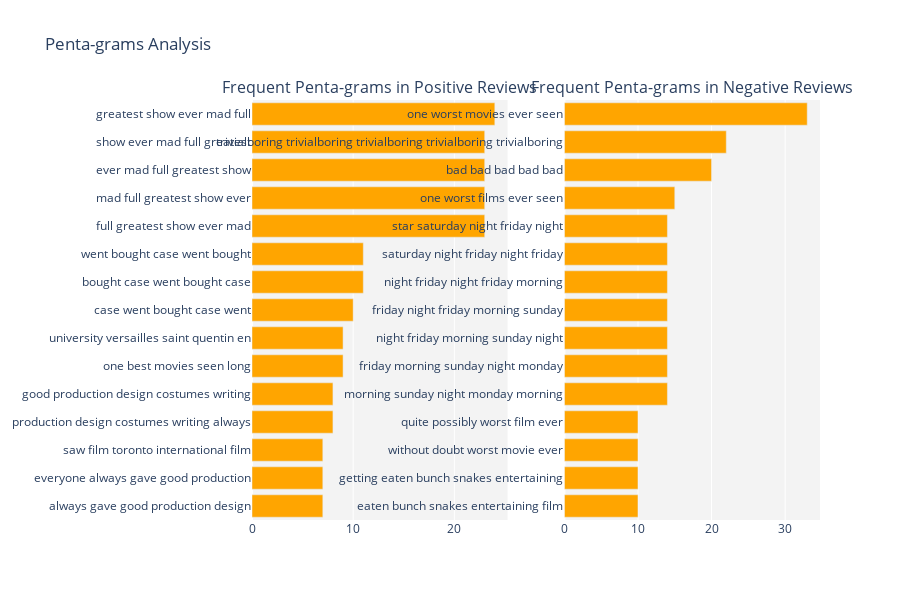

The code cell stored with this chart in its notebook:
### Code cell
# penta-gram analysis
print("Penta-gram analysis")
freq_positive_reviews_penta = create_ngram_frequency_dict(positive_review_word, 5, limit=penta_gram_limit)
freq_negative_reviews_penta = create_ngram_frequency_dict(negative_review_word, 5, limit=penta_gram_limit)
plot_ngrams(freq_positive_reviews_penta, freq_negative_reviews_penta, "Penta-grams")

### Figure 1 — Plotly figure (JSON) as saved in the notebook; plotly's stock layout.template omitted (floating-point values rounded to 4 significant figures)
{"data": [{"marker": {"color": "orange"}, "orientation": "h", "type": "bar", "x": [7, 7, 7, 8, 8, 9, 9, 10, 11, 11, 23, 23, 23, 23, 24], "xaxis": "x", "y": ["always gave good production design", "everyone always gave good production", "saw film toronto international film", "production design costumes writing always", "good production design costumes writing", "one best movies seen long", "university versailles saint quentin en", "case went bought case went", "bought case went bought case", "went bought case went bought", "full greatest show ever mad", "mad full greatest show ever", "ever mad full greatest show", "show ever mad full greatest", "greatest show ever mad full"], "yaxis": "y"}, {"marker": {"color": "orange"}, "orientation": "h", "type": "bar", "x": [10, 10, 10, 10, 14, 14, 14, 14, 14, 14, 14, 15, 20, 22, 33], "xaxis": "x2", "y": ["eaten bunch snakes entertaining film", "getting eaten bunch snakes entertaining", "without doubt worst movie ever", "quite possibly worst film ever", "morning sunday night monday morning", "friday morning sunday night monday", "night friday morning sunday night", "friday night friday morning sunday", "night friday night friday morning", "saturday night friday night friday", "star saturday night friday night", "one worst films ever seen", "bad bad bad bad bad", "trivialboring trivialboring trivialboring trivialboring trivialboring", "one worst movies ever seen"], "yaxis": "y2"}], "layout": {"annotations": [{"font": {"size": 16}, "showarrow": false, "text": "Frequent Penta-grams in Positive Reviews", "x": 0.225, "xanchor": "center", "xref": "paper", "y": 1, "yanchor": "bottom", "yref": "paper"}, {"font": {"size": 16}, "showarrow": false, "text": "Frequent Penta-grams in Negative Reviews", "x": 0.775, "xanchor": "center", "xref": "paper", "y": 1, "yanchor": "bottom", "yref": "paper"}], "height": 600, "plot_bgcolor": "rgb(243, 243, 243)", "showlegend": false, "title": {"text": "Penta-grams Analysis"}, "width": 900, "xaxis": {"anchor": "y", "autorange": true, "domain": [0, 0.45], "range": [0, 25.26], "type": "linear"}, "xaxis2": {"anchor": "y2", "autorange": true, "domain": [0.55, 1], "range": [0, 34.74], "type": "linear"}, "yaxis": {"anchor": "x", "autorange": true, "domain": [0, 1], "range": [-0.5, 14.5], "type": "category"}, "yaxis2": {"anchor": "x2", "autorange": true, "domain": [0, 1], "range": [-0.5, 14.5], "type": "category"}}}
